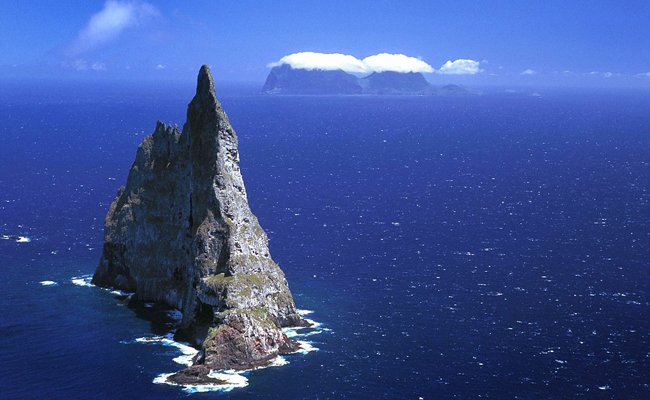
#> input picture photoshop/gimp/a.jpg, 650 x 400 px
$ python colorization-image.py
#> lines starting #> are read from the running program, lines starting #| are printed output that depends on the picture
# -*- coding: utf-8 -*-
import numpy as np
import cv2

# Função para gerar a peleta de cores com um início e fim de cor definida pelo usuário
def palette( b1, g1, r1, b2, g2, r2):

    b = np.linspace(b1, b2, 256)
    g = np.linspace(g1, g2, 256)
    r = np.linspace(r1, r2, 256)

    p1 = np.tile( b.reshape(256,1), 256 )
    p2 = np.tile( g.reshape(256,1), 256 )
    p3 = np.tile( r.reshape(256,1), 256 )

    p1 = np.uint8(p1)
    p2 = np.uint8(p2)
    p3 = np.uint8(p3)

    palette = np.dstack( (np.dstack( (p1,p2) ), p3) )

    return palette

# Cor inicial
b1 = 56
g1 = 23
r1 = 87

# Cor final
b2 = 145
g2 = 201
r2 = 150

# Paleta de cores com as cores iniciais e finais definidas
paleta = palette(b1, g1, r1, b2, g2, r2)

img = cv2.imread('a.jpg', 0)
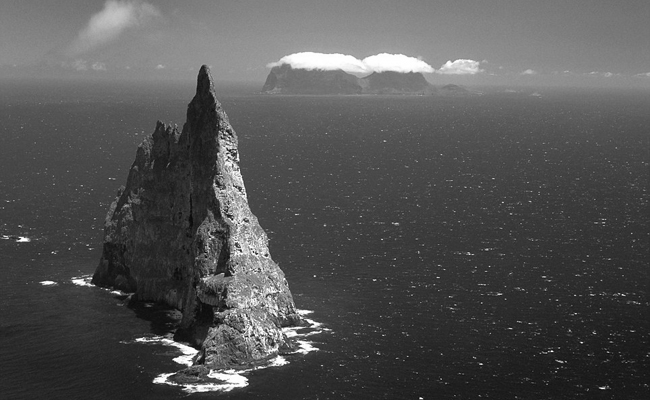
#> img: shape (400, 650); min 0, max 255, mean 83.7
out = np.zeros( (img.shape[0], img.shape[1], 3) )

for i in range(img.shape[0]):
    for j in range(img.shape[1]):
        out[i][j] = paleta [ img[i][j] ][0]
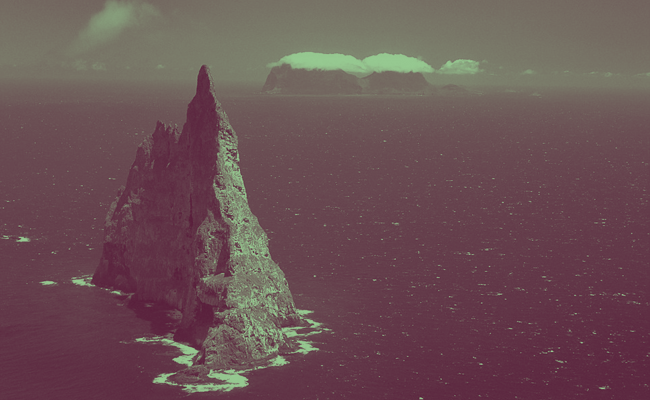
#> out: shape (400, 650, 3) float64; mean of channels 0, 1, 2 84.7, 80.9, 107.2; drawn as B, G, R

out = np.uint8(out)

# Mostrar uma imagem
cv2.imshow('Paleta de cores', paleta)
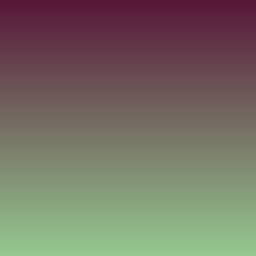
#> window 'Paleta de cores': shape (256, 256, 3); mean B, G, R 100, 111.5, 118
cv2.imshow('Imagem Original', img)
cv2.imshow('Imagem resultante', out)
cv2.waitKey(0)

$ run again, with photoshop/gimp/b.jpg copied over photoshop/gimp/a.jpg
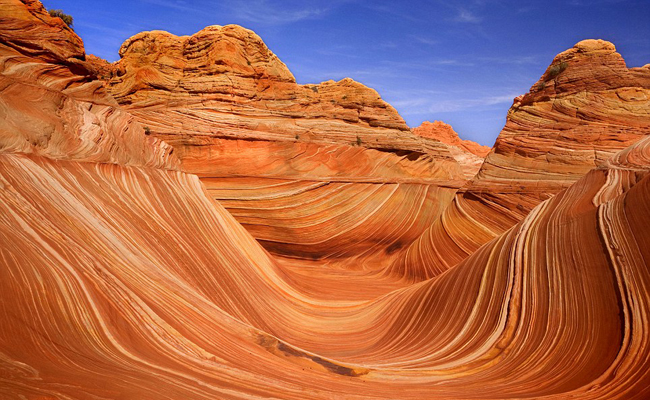
#> input picture photoshop/gimp/b.jpg, 650 x 400 px
#> `img = cv2.imread('a.jpg', 0)`:
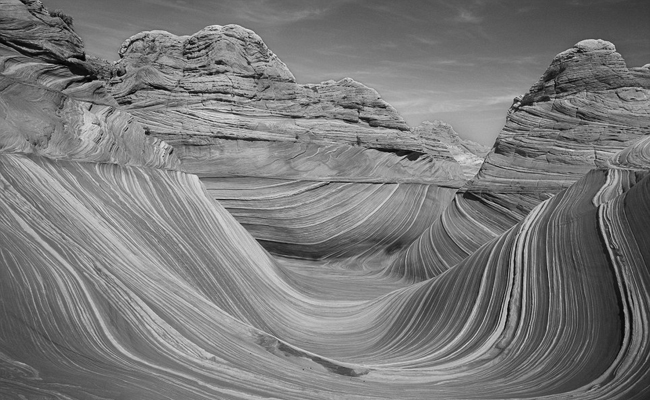
#> img: shape (400, 650); min 0, max 229, mean 121.3
#> after the loop `for i in range(img.shape[0]):`:
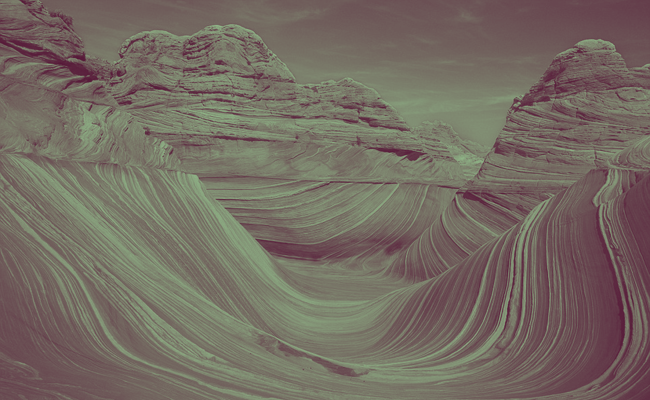
#> out: shape (400, 650, 3) float64; mean of channels 0, 1, 2 97.8, 107.2, 116.5; drawn as B, G, R
